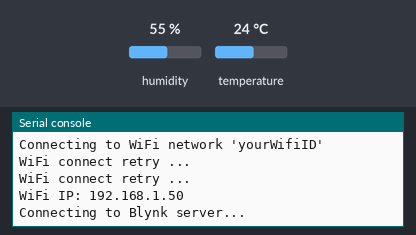
Recording of a program running on a simulated MicroPython board. On the bench: the last lines printed to the serial console. The test bench sets the inputs (shaded band); at power-on: humidity 55 %, temperature 24 °C. WiFi joins after 1.5 s; no MQTT or app messages arrive unless stated.

Above: at 3.2 s.
3.3 s: humidity set to 22 %
At 4.5 s:
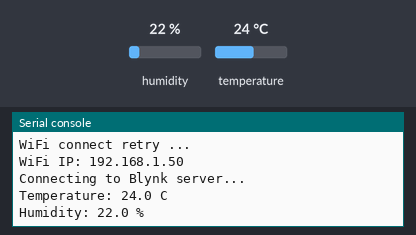
6.3 s: temperature set to 12 °C
At 9.0 s:
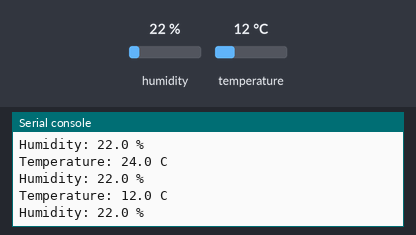
9.3 s: humidity set to 40 %
At 10.7 s:
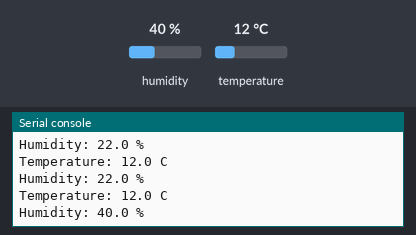

The program:

DHT22_Py_Blynk.py
```python
import network
import utime as time
from machine import Pin
import dht
import BlynkLib


WIFI_SSID = 'yourWifiID'
WIFI_PASS = 'yourPassword'
BLYNK_AUTH = 'yourAuth'
GPIO_DHT22_PIN = 4

print("Connecting to WiFi network '{}'".format(WIFI_SSID))
wifi = network.WLAN(network.STA_IF)
wifi.active(True)
wifi.connect(WIFI_SSID, WIFI_PASS)
while not wifi.isconnected():
    time.sleep(1)
    print('WiFi connect retry ...')
print('WiFi IP:', wifi.ifconfig()[0])

print("Connecting to Blynk server...")
blynk = BlynkLib.Blynk(BLYNK_AUTH)


T_VPIN = 3
H_VPIN = 4

dht22 = dht.DHT22(machine.Pin(GPIO_DHT22_PIN))


while True:

    try:
        time.sleep(2)
        dht22.measure()
        temp = dht22.temperature()
        humi = dht22.humidity()
        blynk.virtual_write(T_VPIN, temp)
        blynk.virtual_write(H_VPIN, humi)
        print('Temperature: %3.1f C' %temp)
        print('Humidity: %3.1f %%' %humi)
    except OSError as o_err:
        print("Unable to get DHT22 sensor data: '{}'".format(o_err))


while True:
    blynk.run()
```

Measured:
- after the input at 3.3 s, the serial console: prints a new line after 0.73 s (image 1)
- after the input at 6.3 s, the serial console: prints a new line after 1.8 s (image 2)
- after the input at 9.3 s, the serial console: prints a new line after 0.80 s (image 3)
